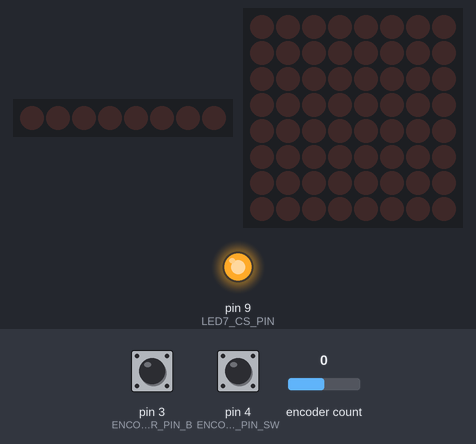
A sketch run on a simulated Arduino Uno, built with avr-gcc and run on an emulated ATmega328P. On the bench: 8 shift-register outputs drawn as a row of LEDs (first output left, lit = HIGH), 8×8 LED matrix, output pins drawn as LEDs (lit = HIGH). The test bench sets the inputs (shaded band); at power-on: encoder count 0, pin 3 (ENCODER_PIN_B) HIGH, pin 4 (ENCODER_PIN_SW) HIGH.

Above: at 1.2 s.
1.3 s: encoder count set to 1
At 2.5 s:
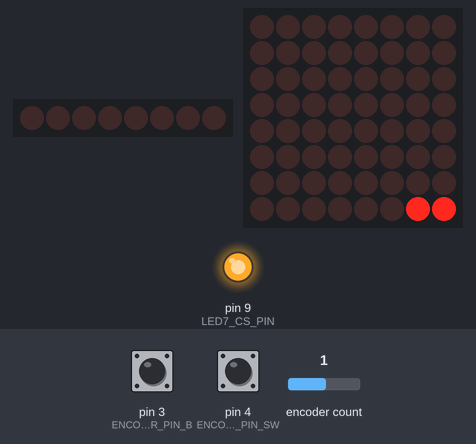
2.8 s: encoder count set to 2
At 3.8 s:
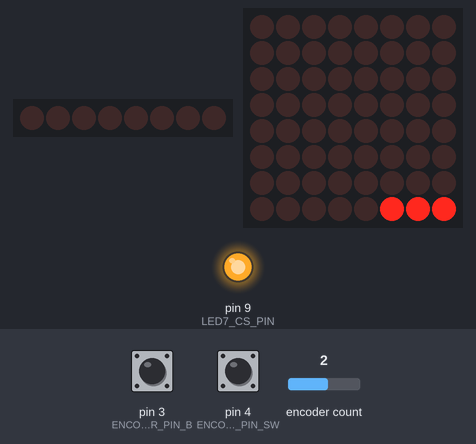
4.3 s: encoder count set to 3
At 5.0 s:
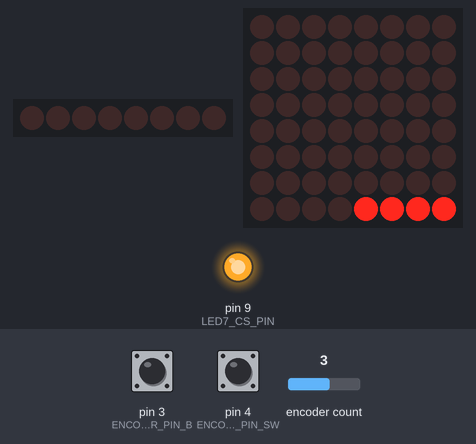
5.8 s: encoder count set to 4
At 6.1 s:
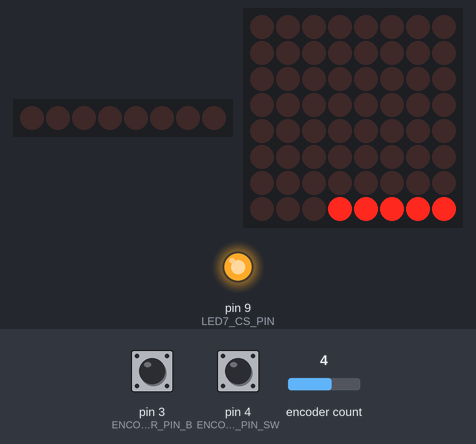
7.3 s: encoder count set to 5
At 8.5 s:
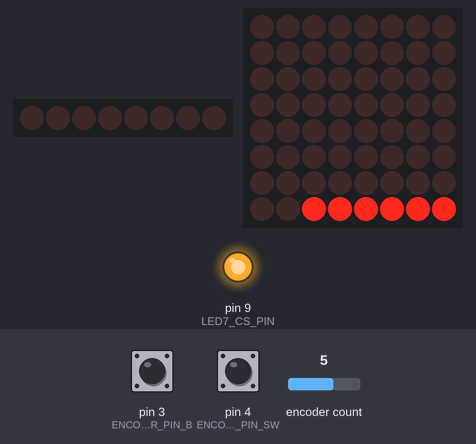
8.8 s: encoder count set to 6
At 9.6 s:
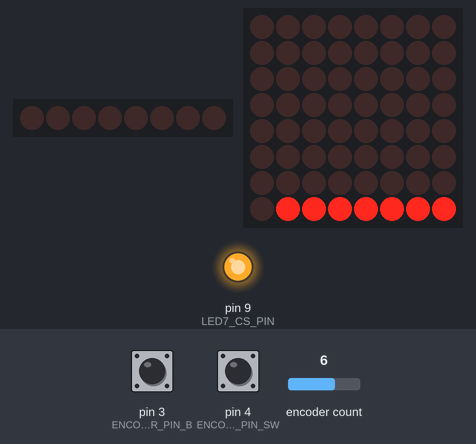
Timing chart, 0 to 11.3 s (numbered marks = the images above; inputs shaded):
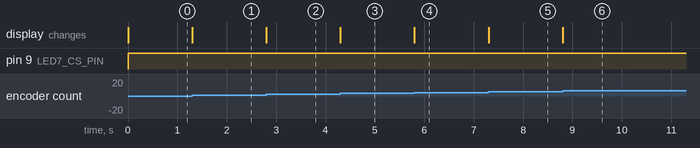

The sketch:

move-nums.ino
```cpp
/*

  move-nums

  For info and circuit diagrams see https://github.com/tardate/LittleArduinoProjects/tree/main/playground/move-nums

 */
#include <stdlib.h>
#include <LedControl.h>
#include <Rotary.h>
#include "DigitDisplay.h"
#include "ButtonMonitor.h"
#include "EncoderState.h"
#include "MatrixDisplay.h"

const uint8_t LED7_CS_PIN = 9;
const uint8_t MATRIX_CS_PIN = 10;
const uint8_t MOSI_PIN = 11;
const uint8_t SCK_PIN = 13;

DigitDisplay n_display = DigitDisplay(MOSI_PIN, SCK_PIN, LED7_CS_PIN, -1, 1, 8);

LedControl lc = LedControl(MOSI_PIN, SCK_PIN, MATRIX_CS_PIN, 1);

const uint8_t ENCODER_INTERRUPT_A = 0;
const uint8_t ENCODER_INTERRUPT_B = 1;
const uint8_t ENCODER_PIN_A = 2;
const uint8_t ENCODER_PIN_B = 3;
const uint8_t ENCODER_PIN_SW = 4;

Rotary encoder = Rotary(ENCODER_PIN_A, ENCODER_PIN_B);
EncoderState encoder_state = EncoderState(1, 8);

ButtonMonitor button_monitor = ButtonMonitor(ENCODER_PIN_SW);

volatile bool flag_encoder_change = false;

MatrixDisplay matrix_display = MatrixDisplay(&lc);

enum Mode : uint8_t {
  ResetState = 0,
  Col1EntryState = 1,
  Col2EntryState = 2,
  Col3EntryState = 3,
  Col4EntryState = 4,
  Col5EntryState = 5,
  Col6EntryState = 6,
  Col7EntryState = 7,
  Col8EntryState = 8,
  DigitEntryState = 9,
  CalculateState = 10,
  WaitForResetState = 11
};

Mode current_state = ResetState;

/*
 * Command: move to next state
 */
void nextState() {
  if (current_state == WaitForResetState) {
    current_state = ResetState;
  } else {
    current_state = static_cast<Mode>(static_cast<uint8_t>(current_state) + 1);
  }
  encoder_state.reset();
}

/*
  Interrupt Service Routine:
  flags if encoder pin A or B has changed
 */
void flagEncoderChanged() {
  flag_encoder_change = true;
}

void encoderPositionUpdate() {
  if (flag_encoder_change) {
    encoder_state.process(encoder.process());
    flag_encoder_change = false;
  } else {
    encoder_state.clear();
  }
}

/*
 * Command: one-time setup
 */
void setup() {
  button_monitor.begin();
  matrix_display.begin();

  attachInterrupt(ENCODER_INTERRUPT_A, flagEncoderChanged, CHANGE);
  attachInterrupt(ENCODER_INTERRUPT_B, flagEncoderChanged, CHANGE);
}

/*
 * Command: main loop
 */
void loop() {
  encoderPositionUpdate();
  bool button_pressed = button_monitor.update();

  switch (current_state) {
    case ResetState:
      matrix_display.reset();
      n_display.reset();
      nextState();
      break;

    case Col1EntryState:
    case Col2EntryState:
    case Col3EntryState:
    case Col4EntryState:
    case Col5EntryState:
    case Col6EntryState:
    case Col7EntryState:
    case Col8EntryState:
      if (button_pressed && matrix_display.column_valid(current_state - 1)) {
        matrix_display.confirm_column(current_state - 1);
        nextState();
      } else if (encoder_state.has_changed) {
        matrix_display.update_column(current_state - 1, encoder_state.position);
      }
      break;

    case DigitEntryState:
      if (button_pressed && n_display.valid()) {
        nextState();
      } else if (encoder_state.has_changed) {
        n_display.set(encoder_state.position);
        n_display.update();
      }
      break;

    case CalculateState:
      matrix_display.moveNums(n_display.value());
      nextState();
      break;

    case WaitForResetState:
      if (button_pressed) nextState();
      break;
  }
}
```

ButtonMonitor.cpp
```cpp
#include "ButtonMonitor.h"

ButtonMonitor::ButtonMonitor(int button_pin, unsigned long debounce_delay) {
  this->button_pin = button_pin;
  this->debounce_delay = debounce_delay;
  this->button_state = HIGH;
  this->last_debounce_time = 0;
}

void ButtonMonitor::begin(void) {
  pinMode(button_pin, INPUT);
  digitalWrite(button_pin, HIGH); // enable pull-up resistor
}

bool ButtonMonitor::update(void) {
  if ((millis() - last_debounce_time) <= debounce_delay) return false;

  bool reading = digitalRead(button_pin);

  if (reading != button_state) {
    button_state = reading;
    last_debounce_time = millis();
    return isPressed();
  } else {
    return false;
  }
}

bool ButtonMonitor::isPressed(void) {
  return (button_state == LOW);
}
```

ButtonMonitor.h
```cpp
#pragma once

#include <Arduino.h>

class ButtonMonitor {
  public:
    ButtonMonitor(int button_pin, unsigned long debounce_delay=250 /* ms */);

    /*
      Command: start the button monitor. Will setup the pin mode
    */
    void begin(void);

    /*
      Command: update the button state. Should be called frequently in loop()
      Returns: true if the button state has changed since last update and is pressed
    */
    bool update(void);

    /*
      Query: is the button currently pressed?
    */
    bool isPressed(void);

  private:
    int button_pin;
    unsigned long debounce_delay;
    bool button_state;
    unsigned long last_debounce_time;
};
```

DigitDisplay.cpp
```cpp
#include "DigitDisplay.h"

byte LED_DIGIT_MASK[] = {
  0b00111111,
  0b00000110,
  0b01011011,
  0b01001111,
  0b01100110,
  0b01101101,
  0b01111101,
  0b00000111,
  0b01111111,
  0b01101111
};

const byte LED_CLEAR_MASK = 0b00000000;
const byte LED_DP_MASK    = 0b10000000;

DigitDisplay::DigitDisplay(uint8_t mosi_pin, uint8_t sck_pin, uint8_t cs_pin, int8_t initial_value, int8_t min_value=0, int8_t max_value=9) {
  this->mosi_pin = mosi_pin;
  this->sck_pin = sck_pin;
  this->cs_pin = cs_pin;
  this->initial_value = initial_value;
  this->min_value = min_value;
  this->max_value = max_value;
  pinMode(cs_pin, OUTPUT);
  pinMode(mosi_pin, OUTPUT);
  pinMode(sck_pin, OUTPUT);
}

void DigitDisplay::reset(void) {
  this->current_value = initial_value;
  update();
}

void DigitDisplay::update(void) {
  if (valid()) {
    writeDigit(current_value);
  } else {
    clearDigit();
  }
}

void DigitDisplay::inc(void) {
  set(current_value + 1);
}

void DigitDisplay::dec(void) {
  set(current_value - 1);
}

void DigitDisplay::set(int8_t value) {
  this->current_value = value;
}

bool DigitDisplay::valid(void) {
  return (current_value >= min_value && current_value <= max_value);
}

int8_t DigitDisplay::value(void) {
  return current_value;
}

void DigitDisplay::pushLed7SegmentRegister(byte data) {
  digitalWrite(cs_pin, LOW);
  shiftOut(mosi_pin, sck_pin, MSBFIRST, data);
  digitalWrite(cs_pin, HIGH);
}

void DigitDisplay::writeLed7SegmentDigit(byte digit, boolean withDP) {
  if(withDP) pushLed7SegmentRegister(LED_DIGIT_MASK[digit] | LED_DP_MASK);
  else pushLed7SegmentRegister(LED_DIGIT_MASK[digit]);
}

void DigitDisplay::writeDigit(byte digit) {
  pushLed7SegmentRegister(LED_DIGIT_MASK[digit]);
}

void DigitDisplay::clearDigit() {
  pushLed7SegmentRegister(LED_CLEAR_MASK);
}
```

DigitDisplay.h
```cpp
#pragma once

#include <Arduino.h>

class DigitDisplay {
  public:
    DigitDisplay(uint8_t mosi_pin, uint8_t sck_pin, uint8_t cs_pin, int8_t initial_value=-1, int8_t min_value=0, int8_t max_value=9);

    /*
      Command: reset display state
    */
    void reset(void);

    /*
      Command: update the display on the 7-segment LED
    */
    void update(void);

    /*
      Command: increment the internal digit counter. no wrapping.
    */
    void inc(void);

    /*
      Command: decrement the internal digit counter. no wrapping.
    */
    void dec(void);

    /*
      Command: set the internal digit counter to a specific value
    */
    void set(int8_t value);

    /*
      Return: true if the current value is valid for display
    */
    bool valid(void);

    /*
      Return: current value
    */
    int8_t value(void);

  private:
    uint8_t mosi_pin;
    uint8_t sck_pin;
    uint8_t cs_pin;

    int8_t current_value;
    int8_t initial_value;
    int8_t min_value;
    int8_t max_value;

    /*
      Command: send +data+ byte to the LED 7-segment 74HC595 shift register
    */
    void pushLed7SegmentRegister(byte data);
    void writeLed7SegmentDigit(byte digit, boolean withDP);
    void writeDigit(byte digit);
    void clearDigit();
};
```

EncoderState.cpp
```cpp
#include "EncoderState.h"

EncoderState::EncoderState(int8_t min_position, int8_t max_position) {
  this->min_position = min_position;
  this->max_position = max_position;
  reset();
}

void EncoderState::reset(void) {
  this->position = min_position;
  clear();
}

bool EncoderState::process(unsigned char direction) {
  bool result = false;
  if (direction == DIR_CW) {
    result = change(1);
  }
  else if (direction == DIR_CCW) {
    result = change(-1);
  }
  return result;
}

bool EncoderState::inc(void) {
  return change(1);
}

bool EncoderState::dec(void) {
  return change(-1);
}

inline bool EncoderState::change(int8_t amount) {
  int8_t new_position = position + amount;
  if (new_position >= min_position && new_position <= max_position) {
    this->position = new_position;
    this->has_changed = true;
  } else {
    this->has_changed = false;
  }
  return this->has_changed;
}

void EncoderState::clear(void) {
  this->has_changed = false;
}
```

EncoderState.h
```cpp
#pragma once

#include <Arduino.h>
#include <Rotary.h>

class EncoderState {
  public:
    EncoderState(int8_t min_position=0, int8_t max_position=9);
    void reset(void);
    bool process(unsigned char direction);
    bool inc(void);
    bool dec(void);
    bool change(int8_t amount);
    void clear();

    int8_t position;
    bool has_changed;
  private:
    int8_t min_position;
    int8_t max_position;
};
```

MatrixDisplay.cpp
```cpp
#include "MatrixDisplay.h"

MatrixDisplay::MatrixDisplay(LedControl *lc) {
  this->lc = lc;
  reset();
}

void MatrixDisplay::begin(void) {
  lc->shutdown(0, false);
  lc->setIntensity(0, 15);
}

void MatrixDisplay::reset(void) {
  for (uint8_t c = 0; c < MAX_COLS; c++) {
    columns[c] = 0;
  }
  lc->clearDisplay(0);
}

void MatrixDisplay::confirm_column(uint8_t column) {
  // columns[column] = position;
}

bool MatrixDisplay::column_valid(uint8_t column) {
  return columns[column] > 0 && columns[column] <= 8;
}

void MatrixDisplay::update_column(uint8_t column, int8_t position) {
  columns[column] = position;
  display_column(column);
}

void MatrixDisplay::display_column(uint8_t column) {
  byte display_bits = 0xFF >> (8 - columns[column]);
  lc->setRow(0, 7 - column, display_bits);
}

void MatrixDisplay::moveNums(int8_t n) {
  for (uint8_t c = 0; c < MAX_COLS; c++) {
    if (columns[c] != n) continue;

    for (uint8_t swap = c; swap < MAX_COLS; swap++) {
      if (columns[swap] != n) {
        columns[c] = columns[swap];
        columns[swap] = n;
        display_column(c);
        delay(ANIMATION_DELAY);
        display_column(swap);
        delay(ANIMATION_DELAY);
        break;
      }
    }
  }
}
```

MatrixDisplay.h
```cpp
#pragma once

#include <Arduino.h>
#include <LedControl.h>

const uint8_t MAX_COLS = 8;
const int ANIMATION_DELAY = 100;

class MatrixDisplay {
  public:
    MatrixDisplay(LedControl *lc);
    void begin(void);
    void reset(void);
    void confirm_column(uint8_t column);
    void update_column(uint8_t column, int8_t position);
    void display_column(uint8_t column);
    bool column_valid(uint8_t column);
    void moveNums(int8_t n);
  private:
    LedControl *lc;
    int8_t columns[MAX_COLS];
};
```

Measured:
- after the input at 1.3 s, the display: changes at once (image 1)
- after the input at 2.8 s, the display: changes at once (image 2)
- after the input at 4.3 s, the display: changes at once (image 3)
- after the input at 5.8 s, the display: changes at once (image 4)
- after the input at 7.3 s, the display: changes at once (image 5)
- after the input at 8.8 s, the display: changes at once (image 6)
